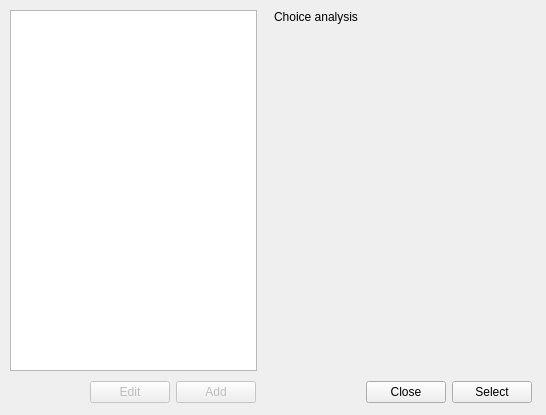
<?xml version="1.0" encoding="UTF-8"?>
<ui version="4.0">
 <class>ChoiceAnalysisForm</class>
 <widget class="QDialog" name="ChoiceAnalysisForm">
  <property name="geometry">
   <rect>
    <x>0</x>
    <y>0</y>
    <width>546</width>
    <height>415</height>
   </rect>
  </property>
  <property name="windowTitle">
   <string>Choice type analysis</string>
  </property>
  <widget class="QWidget" name="layoutWidget">
   <property name="geometry">
    <rect>
     <x>40</x>
     <y>380</y>
     <width>216</width>
     <height>25</height>
    </rect>
   </property>
   <layout class="QHBoxLayout" name="horizontalLayout">
    <item>
     <spacer name="horizontalSpacer_2">
      <property name="orientation">
       <enum>Qt::Horizontal</enum>
      </property>
      <property name="sizeHint" stdset="0">
       <size>
        <width>40</width>
        <height>20</height>
       </size>
      </property>
     </spacer>
    </item>
    <item>
     <widget class="QPushButton" name="editButton">
      <property name="enabled">
       <bool>false</bool>
      </property>
      <property name="text">
       <string>Edit</string>
      </property>
     </widget>
    </item>
    <item>
     <widget class="QPushButton" name="addButton">
      <property name="enabled">
       <bool>false</bool>
      </property>
      <property name="text">
       <string>Add</string>
      </property>
     </widget>
    </item>
   </layout>
  </widget>
  <widget class="QListView" name="analysisList">
   <property name="geometry">
    <rect>
     <x>10</x>
     <y>10</y>
     <width>247</width>
     <height>361</height>
    </rect>
   </property>
   <property name="maximumSize">
    <size>
     <width>250</width>
     <height>16777215</height>
    </size>
   </property>
  </widget>
  <widget class="QLabel" name="descriptionLabel">
   <property name="geometry">
    <rect>
     <x>274</x>
     <y>10</y>
     <width>241</width>
     <height>221</height>
    </rect>
   </property>
   <property name="text">
    <string>Choice analysis</string>
   </property>
   <property name="alignment">
    <set>Qt::AlignJustify|Qt::AlignTop</set>
   </property>
  </widget>
  <widget class="QWidget" name="layoutWidget">
   <property name="geometry">
    <rect>
     <x>330</x>
     <y>380</y>
     <width>202</width>
     <height>25</height>
    </rect>
   </property>
   <layout class="QHBoxLayout" name="horizontalLayout_2">
    <item>
     <spacer name="horizontalSpacer">
      <property name="orientation">
       <enum>Qt::Horizontal</enum>
      </property>
      <property name="sizeHint" stdset="0">
       <size>
        <width>40</width>
        <height>20</height>
       </size>
      </property>
     </spacer>
    </item>
    <item>
     <widget class="QPushButton" name="closeButton">
      <property name="text">
       <string>Close</string>
      </property>
     </widget>
    </item>
    <item>
     <widget class="QPushButton" name="openButton">
      <property name="text">
       <string>Select</string>
      </property>
     </widget>
    </item>
   </layout>
  </widget>
 </widget>
 <resources/>
 <connections/>
</ui>
